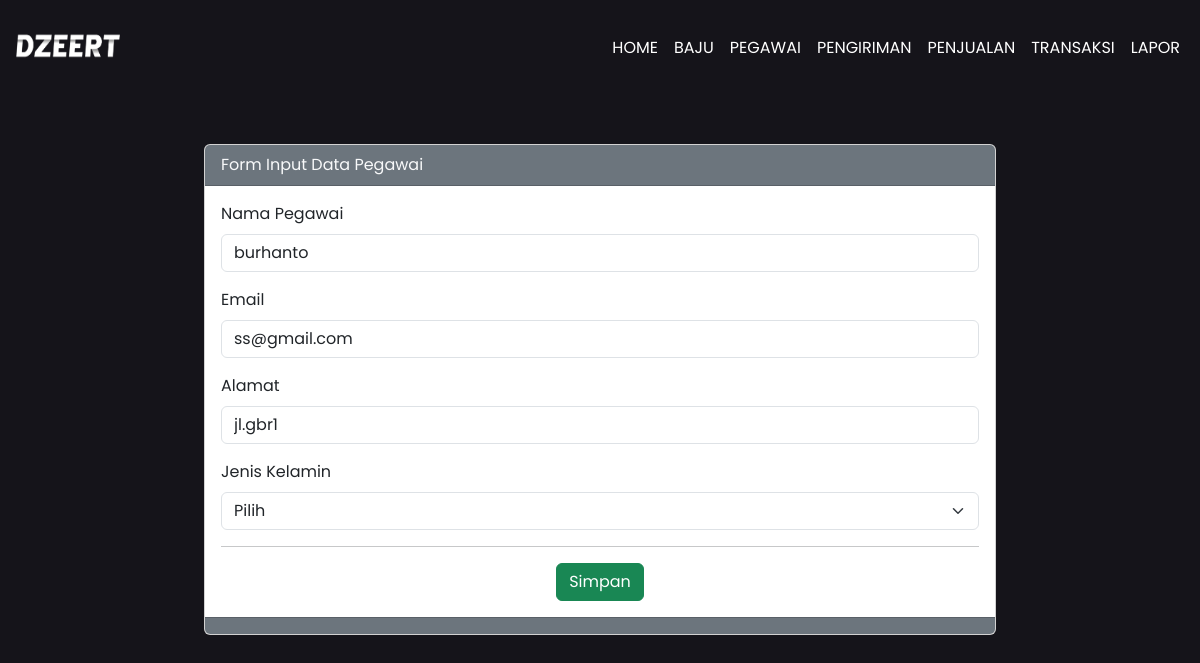
/edit_pegawai.php?id_pegawai=1223351, run on the app's committed database.
### tables this page shows
CREATE TABLE `kelola_pegawai` (
  `id_pegawai` int(11) NOT NULL,
  `nama` varchar(50) NOT NULL,
  `email` varchar(50) NOT NULL,
  `alamat` varchar(255) NOT NULL,
  `jenis_kelamin` varchar(11) NOT NULL
);

### function.php (called while the page is built, shortened)
<?php
$koneksi = mysqli_connect("localhost","root","","penjualan");
function query($query) {
    global $koneksi;
    $result= mysqli_query($koneksi, $query);
    $row = [];
    while($tampil = mysqli_fetch_assoc($result)) {
     $row[] = $tampil;
    }
    return $row;
}
?>

### edit_pegawai.php (the view, shortened to what this page needs)
<?php
require 'function.php';
  if(isset($_GET["id_pegawai"])){
      $id_pegawai = $_GET["id_pegawai"];
      $penjualan = query("SELECT * FROM kelola_pegawai WHERE id_pegawai = $id_pegawai")[0];
  }
?>
<?php require'layouts/navbar.php';?>
<div class="row">
  <div class="col-md-8 mx-auto">
  <div class="card mt-5">
  <div class="card-header bg-secondary text-light">
    Form Input Data Pegawai
  </div>
  <div class="card-body">
      <form action="" method="post">
      <div class="mb-3">
          <label for="nama" class="form-label"><i data-feather="user"></i>Nama Pegawai</label>
          <input value="<?= $penjualan["nama"]; ?>" type="text" class="form-control" name="nama" id="nama" placeholder="Nama" <?= $penjualan["nama"]; ?>>
      </div>
      <div class="mb-3">
          <label for="email" class="form-label">Email</label>
          <input value="<?= $penjualan["email"]; ?>"   type="email" class="form-control" name="email" id="email" placeholder="Email" <?= $penjualan["email"]; ?>>
      </div>
      <div class="mb-3">
          <label for="nama" class="form-label">Alamat</label>
          <input value="<?= $penjualan["alamat"]; ?>"  type="text" class="form-control" name="alamat" id="alamat" placeholder="Alamat" <?= $penjualan["alamat"]; ?>>
      </div>
      <div class="mb-3">
          <label for="nama" class="form-label">Jenis Kelamin</label>
          <select value="<?= $penjualan["jenis_kelamin"]; ?>" class="form-select" name="jenis_kelamin" id="jenis_kelamin" <?= $penjualan["jenis_kelamin"]; ?>>
              <option>Pilih</option>
            </select>
      </div>
          <div class="text-center">
            <hr> <button type="submit" name="submit" class="btn btn-success">Simpan</button>
          </div>
      </form>
  </div>
  <div class="card-footer bg-secondary text-light">
  </div>
</div>
  </div>
</div>

### css/user.css (style rules this page uses)
:root { --bg: #15141a; }
* { margin: 0; padding: 0; font-family: "Poppins", sans-serif; }

### data on the page
kelola_pegawai: nama "burhanto", email "ss@gmail.com", alamat "jl.gbr1", jenis_kelamin "Pilih"
